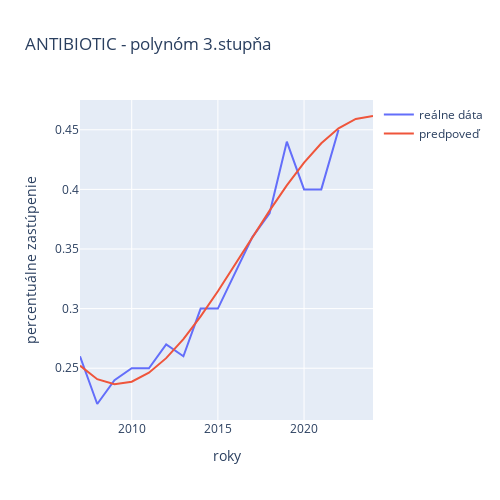
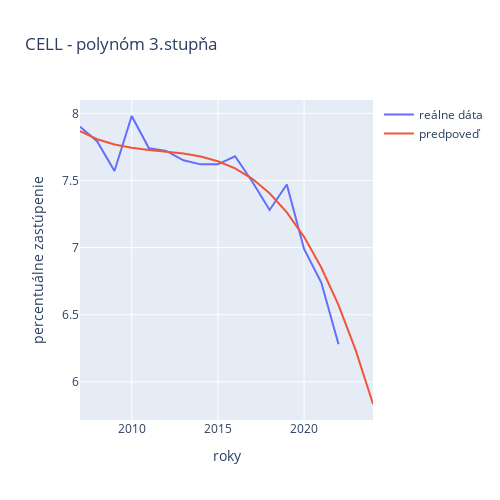
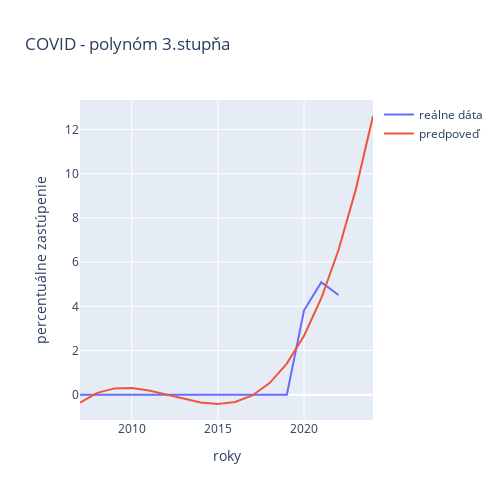
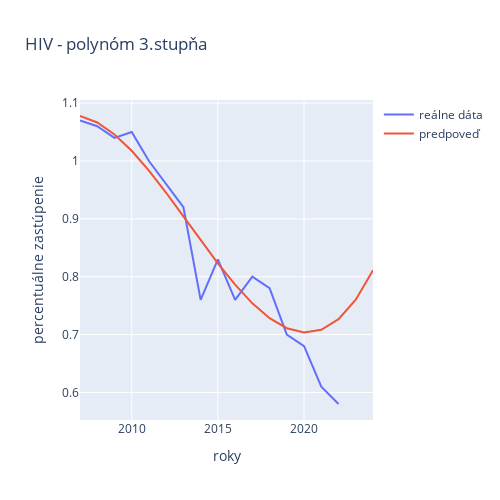

Notebook code for these charts, in order:
### Code cell
make_polynom(df_model, draw_plot=True)

### Figure 1 — Plotly figure (JSON) as saved in the notebook; plotly's stock layout.template omitted (floating-point values rounded to 4 significant figures)
{"data": [{"mode": "lines", "name": "reálne dáta", "type": "scatter", "x": [2007, 2008, 2009, 2010, 2011, 2012, 2013, 2014, 2015, 2016, 2017, 2018, 2019, 2020, 2021, 2022], "y": [0.26, 0.22, 0.24, 0.25, 0.25, 0.27, 0.26, 0.3, 0.3, 0.33, 0.36, 0.38, 0.44, 0.4, 0.4, 0.45]}, {"mode": "lines", "name": "predpoveď", "type": "scatter", "x": [2007, 2008, 2009, 2010, 2011, 2012, 2013, 2014, 2015, 2016, 2017, 2018, 2019, 2020, 2021, 2022, 2023, 2024], "y": [0.2522, 0.2408, 0.2366, 0.2387, 0.2463, 0.2585, 0.2745, 0.2934, 0.3145, 0.3369, 0.3597, 0.3822, 0.4034, 0.4225, 0.4387, 0.4512, 0.4591, 0.4615]}], "layout": {"height": 500, "title": {"text": "ANTIBIOTIC - polynóm 3.stupňa"}, "width": 500, "xaxis": {"title": {"text": "roky"}}, "yaxis": {"title": {"text": "percentuálne zastúpenie"}}}}

### Figure 2 — Plotly figure (JSON) as saved in the notebook; plotly's stock layout.template omitted (floating-point values rounded to 4 significant figures)
{"data": [{"mode": "lines", "name": "reálne dáta", "type": "scatter", "x": [2007, 2008, 2009, 2010, 2011, 2012, 2013, 2014, 2015, 2016, 2017, 2018, 2019, 2020, 2021, 2022], "y": [7.9, 7.79, 7.57, 7.98, 7.74, 7.72, 7.65, 7.62, 7.62, 7.68, 7.49, 7.28, 7.47, 6.99, 6.74, 6.28]}, {"mode": "lines", "name": "predpoveď", "type": "scatter", "x": [2007, 2008, 2009, 2010, 2011, 2012, 2013, 2014, 2015, 2016, 2017, 2018, 2019, 2020, 2021, 2022, 2023, 2024], "y": [7.866, 7.807, 7.768, 7.743, 7.727, 7.715, 7.7, 7.678, 7.643, 7.59, 7.512, 7.405, 7.263, 7.08, 6.852, 6.572, 6.235, 5.836]}], "layout": {"height": 500, "title": {"text": "CELL - polynóm 3.stupňa"}, "width": 500, "xaxis": {"title": {"text": "roky"}}, "yaxis": {"title": {"text": "percentuálne zastúpenie"}}}}

### Figure 3 — Plotly figure (JSON) as saved in the notebook; plotly's stock layout.template omitted (floating-point values rounded to 4 significant figures)
{"data": [{"mode": "lines", "name": "reálne dáta", "type": "scatter", "x": [2007, 2008, 2009, 2010, 2011, 2012, 2013, 2014, 2015, 2016, 2017, 2018, 2019, 2020, 2021, 2022], "y": [0, 0, 0, 0, 0, 0, 0, 0, 0, 0, 0, 0, 0, 3.82, 5.09, 4.51]}, {"mode": "lines", "name": "predpoveď", "type": "scatter", "x": [2007, 2008, 2009, 2010, 2011, 2012, 2013, 2014, 2015, 2016, 2017, 2018, 2019, 2020, 2021, 2022, 2023, 2024], "y": [-0.3531, 0.08828, 0.2889, 0.305, 0.1926, 0.008025, -0.1926, -0.3531, -0.4173, -0.329, -0.0321, 0.5297, 1.412, 2.672, 4.366, 6.549, 9.277, 12.61]}], "layout": {"height": 500, "title": {"text": "COVID - polynóm 3.stupňa"}, "width": 500, "xaxis": {"title": {"text": "roky"}}, "yaxis": {"title": {"text": "percentuálne zastúpenie"}}}}

### Figure 4 — Plotly figure (JSON) as saved in the notebook; plotly's stock layout.template omitted (floating-point values rounded to 4 significant figures)
{"data": [{"mode": "lines", "name": "reálne dáta", "type": "scatter", "x": [2007, 2008, 2009, 2010, 2011, 2012, 2013, 2014, 2015, 2016, 2017, 2018, 2019, 2020, 2021, 2022], "y": [1.07, 1.06, 1.04, 1.05, 1, 0.96, 0.92, 0.76, 0.83, 0.76, 0.8, 0.78, 0.7, 0.68, 0.61, 0.58]}, {"mode": "lines", "name": "predpoveď", "type": "scatter", "x": [2007, 2008, 2009, 2010, 2011, 2012, 2013, 2014, 2015, 2016, 2017, 2018, 2019, 2020, 2021, 2022, 2023, 2024], "y": [1.078, 1.067, 1.046, 1.018, 0.9834, 0.945, 0.9044, 0.8632, 0.8232, 0.7862, 0.754, 0.7283, 0.7109, 0.7037, 0.7083, 0.7266, 0.7603, 0.8113]}], "layout": {"height": 500, "title": {"text": "HIV - polynóm 3.stupňa"}, "width": 500, "xaxis": {"title": {"text": "roky"}}, "yaxis": {"title": {"text": "percentuálne zastúpenie"}}}}
